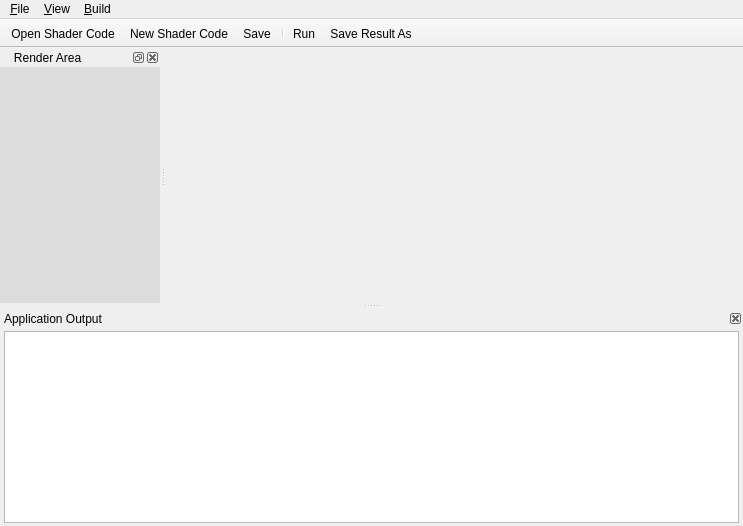
<?xml version="1.0" encoding="UTF-8"?>
<ui version="4.0">
 <class>MainWindow</class>
 <widget class="QMainWindow" name="MainWindow">
  <property name="geometry">
   <rect>
    <x>0</x>
    <y>0</y>
    <width>743</width>
    <height>526</height>
   </rect>
  </property>
  <property name="windowTitle">
   <string>Shader Lab</string>
  </property>
  <property name="windowIcon">
   <iconset resource="../shaderlab.qrc">
    <normaloff>:/ico/img/1303588878_laboratory.png</normaloff>:/ico/img/1303588878_laboratory.png</iconset>
  </property>
  <property name="windowOpacity">
   <double>1.000000000000000</double>
  </property>
  <property name="layoutDirection">
   <enum>Qt::LeftToRight</enum>
  </property>
  <widget class="QWidget" name="centralWidget">
   <layout class="QHBoxLayout" name="horizontalLayout">
    <property name="spacing">
     <number>6</number>
    </property>
    <property name="leftMargin">
     <number>3</number>
    </property>
    <property name="topMargin">
     <number>0</number>
    </property>
    <property name="rightMargin">
     <number>0</number>
    </property>
    <property name="bottomMargin">
     <number>0</number>
    </property>
   </layout>
  </widget>
  <widget class="QMenuBar" name="menuBar">
   <property name="geometry">
    <rect>
     <x>0</x>
     <y>0</y>
     <width>743</width>
     <height>25</height>
    </rect>
   </property>
   <widget class="QMenu" name="menuFile">
    <property name="tearOffEnabled">
     <bool>false</bool>
    </property>
    <property name="title">
     <string>&amp;File</string>
    </property>
    <addaction name="actionNewFile"/>
    <addaction name="actionOpenCode"/>
    <addaction name="separator"/>
    <addaction name="actionSaveFile"/>
    <addaction name="actionSaveAll"/>
    <addaction name="actionSaveAs"/>
    <addaction name="separator"/>
    <addaction name="actionExit"/>
   </widget>
   <widget class="QMenu" name="menuView">
    <property name="title">
     <string>&amp;View</string>
    </property>
    <widget class="QMenu" name="menu_Models">
     <property name="title">
      <string>&amp;Models</string>
     </property>
    </widget>
    <addaction name="actionShowOutput"/>
    <addaction name="actionShowRenderArea"/>
    <addaction name="actionTexture_Properties"/>
    <addaction name="separator"/>
    <addaction name="actionWireframe"/>
    <addaction name="menu_Models"/>
   </widget>
   <widget class="QMenu" name="menu_Build">
    <property name="title">
     <string>&amp;Build</string>
    </property>
    <addaction name="actionRunAll"/>
    <addaction name="actionSave_Result_as_Image"/>
   </widget>
   <addaction name="menuFile"/>
   <addaction name="menuView"/>
   <addaction name="menu_Build"/>
  </widget>
  <widget class="QToolBar" name="mainToolBar">
   <property name="movable">
    <bool>false</bool>
   </property>
   <property name="floatable">
    <bool>false</bool>
   </property>
   <attribute name="toolBarArea">
    <enum>TopToolBarArea</enum>
   </attribute>
   <attribute name="toolBarBreak">
    <bool>false</bool>
   </attribute>
   <addaction name="actionOpenCode"/>
   <addaction name="actionNewFile"/>
   <addaction name="actionSaveFile"/>
   <addaction name="separator"/>
   <addaction name="actionRunAll"/>
   <addaction name="actionSave_Result_as_Image"/>
  </widget>
  <widget class="QDockWidget" name="dockRenderWidget">
   <property name="minimumSize">
    <size>
     <width>160</width>
     <height>160</height>
    </size>
   </property>
   <property name="layoutDirection">
    <enum>Qt::LeftToRight</enum>
   </property>
   <property name="styleSheet">
    <string notr="true">background: rgb(220,220,220)</string>
   </property>
   <property name="floating">
    <bool>false</bool>
   </property>
   <property name="features">
    <set>QDockWidget::AllDockWidgetFeatures</set>
   </property>
   <property name="windowTitle">
    <string>   Render Area</string>
   </property>
   <attribute name="dockWidgetArea">
    <number>1</number>
   </attribute>
   <widget class="QWidget" name="dockRenderWidgetContents">
    <property name="styleSheet">
     <string notr="true"/>
    </property>
    <layout class="QVBoxLayout" name="verticalLayout_2">
     <property name="spacing">
      <number>2</number>
     </property>
     <property name="margin">
      <number>0</number>
     </property>
     <item>
      <layout class="QVBoxLayout" name="verticalLayout">
       <property name="margin">
        <number>9</number>
       </property>
      </layout>
     </item>
    </layout>
   </widget>
  </widget>
  <widget class="QDockWidget" name="dockOutPutWidget">
   <property name="minimumSize">
    <size>
     <width>97</width>
     <height>121</height>
    </size>
   </property>
   <property name="features">
    <set>QDockWidget::DockWidgetClosable</set>
   </property>
   <property name="allowedAreas">
    <set>Qt::BottomDockWidgetArea</set>
   </property>
   <property name="windowTitle">
    <string>Application Output</string>
   </property>
   <attribute name="dockWidgetArea">
    <number>8</number>
   </attribute>
   <widget class="QWidget" name="dockOutPutWidgetContents">
    <layout class="QVBoxLayout" name="verticalLayout_3">
     <property name="leftMargin">
      <number>4</number>
     </property>
     <property name="topMargin">
      <number>3</number>
     </property>
     <property name="rightMargin">
      <number>4</number>
     </property>
     <property name="bottomMargin">
      <number>3</number>
     </property>
     <item>
      <widget class="QPlainTextEdit" name="outputTextBox">
       <property name="enabled">
        <bool>true</bool>
       </property>
       <property name="readOnly">
        <bool>true</bool>
       </property>
      </widget>
     </item>
    </layout>
   </widget>
  </widget>
  <action name="actionOpenCode">
   <property name="enabled">
    <bool>true</bool>
   </property>
   <property name="icon">
    <iconset resource="../shaderlab.qrc">
     <normaloff>:/ico/img/1302039979_Folder.png</normaloff>:/ico/img/1302039979_Folder.png</iconset>
   </property>
   <property name="text">
    <string>&amp;Open Shader Code...</string>
   </property>
   <property name="shortcut">
    <string>Ctrl+O</string>
   </property>
   <property name="visible">
    <bool>true</bool>
   </property>
   <property name="iconVisibleInMenu">
    <bool>true</bool>
   </property>
  </action>
  <action name="actionExit">
   <property name="icon">
    <iconset resource="../shaderlab.qrc">
     <normaloff>:/ico/img/1302043859_Log Out.png</normaloff>:/ico/img/1302043859_Log Out.png</iconset>
   </property>
   <property name="text">
    <string>&amp;Exit</string>
   </property>
   <property name="shortcut">
    <string>Ctrl+Q</string>
   </property>
  </action>
  <action name="actionRunAll">
   <property name="icon">
    <iconset resource="../shaderlab.qrc">
     <normaloff>:/ico/img/1302039654_buttons_20.png</normaloff>:/ico/img/1302039654_buttons_20.png</iconset>
   </property>
   <property name="text">
    <string>Run</string>
   </property>
   <property name="shortcut">
    <string>Ctrl+R</string>
   </property>
   <property name="visible">
    <bool>true</bool>
   </property>
   <property name="iconVisibleInMenu">
    <bool>true</bool>
   </property>
  </action>
  <action name="actionShowOutput">
   <property name="checkable">
    <bool>true</bool>
   </property>
   <property name="checked">
    <bool>true</bool>
   </property>
   <property name="icon">
    <iconset resource="../shaderlab.qrc">
     <normaloff>:/ico/img/1302044102_mail-new.png</normaloff>:/ico/img/1302044102_mail-new.png</iconset>
   </property>
   <property name="text">
    <string>&amp;Application output</string>
   </property>
  </action>
  <action name="actionShowRenderArea">
   <property name="checkable">
    <bool>true</bool>
   </property>
   <property name="checked">
    <bool>true</bool>
   </property>
   <property name="icon">
    <iconset resource="../shaderlab.qrc">
     <normaloff>:/ico/img/1302044079_previewer.png</normaloff>:/ico/img/1302044079_previewer.png</iconset>
   </property>
   <property name="text">
    <string>R&amp;ender area</string>
   </property>
  </action>
  <action name="actionSaveFile">
   <property name="icon">
    <iconset resource="../shaderlab.qrc">
     <normaloff>:/ico/img/1303587978_3floppy_unmount.png</normaloff>:/ico/img/1303587978_3floppy_unmount.png</iconset>
   </property>
   <property name="text">
    <string>&amp;Save</string>
   </property>
   <property name="shortcut">
    <string>Ctrl+S</string>
   </property>
  </action>
  <action name="actionNewFile">
   <property name="icon">
    <iconset resource="../shaderlab.qrc">
     <normaloff>:/ico/img/1303588715_document-new.png</normaloff>:/ico/img/1303588715_document-new.png</iconset>
   </property>
   <property name="text">
    <string>&amp;New Shader Code...</string>
   </property>
   <property name="shortcut">
    <string>Ctrl+N</string>
   </property>
  </action>
  <action name="actionSaveAs">
   <property name="text">
    <string>Save Shader Code &amp;As ...</string>
   </property>
  </action>
  <action name="actionSaveAll">
   <property name="icon">
    <iconset resource="../shaderlab.qrc">
     <normaloff>:/ico/img/1303588015_save_all.png</normaloff>:/ico/img/1303588015_save_all.png</iconset>
   </property>
   <property name="text">
    <string>Save All...</string>
   </property>
   <property name="shortcut">
    <string>Ctrl+Shift+S</string>
   </property>
  </action>
  <action name="action_Load_Texture">
   <property name="icon">
    <iconset resource="../shaderlab.qrc">
     <normaloff>:/ico/img/loadtexture.png</normaloff>:/ico/img/loadtexture.png</iconset>
   </property>
   <property name="text">
    <string>&amp;Load Texture ...</string>
   </property>
   <property name="shortcut">
    <string>Ctrl+L</string>
   </property>
  </action>
  <action name="actionWireframe">
   <property name="checkable">
    <bool>true</bool>
   </property>
   <property name="icon">
    <iconset resource="../shaderlab.qrc">
     <normaloff>:/ico/img/wireframe_icon.jpg</normaloff>:/ico/img/wireframe_icon.jpg</iconset>
   </property>
   <property name="text">
    <string>Wireframe</string>
   </property>
   <property name="shortcut">
    <string>Ctrl+W</string>
   </property>
  </action>
  <action name="actionSave_Result_as_Image">
   <property name="icon">
    <iconset resource="../shaderlab.qrc">
     <normaloff>:/ico/img/1303587978_3floppy_unmountImage.png</normaloff>:/ico/img/1303587978_3floppy_unmountImage.png</iconset>
   </property>
   <property name="text">
    <string>Save Result As ...</string>
   </property>
   <property name="shortcut">
    <string>Ctrl+I</string>
   </property>
  </action>
  <action name="actionTexture_Properties">
   <property name="checkable">
    <bool>true</bool>
   </property>
   <property name="text">
    <string>Texture Properties</string>
   </property>
   <property name="shortcut">
    <string>Ctrl+T</string>
   </property>
  </action>
 </widget>
 <layoutdefault spacing="6" margin="11"/>
 <resources>
  <include location="../shaderlab.qrc"/>
 </resources>
 <connections/>
</ui>
